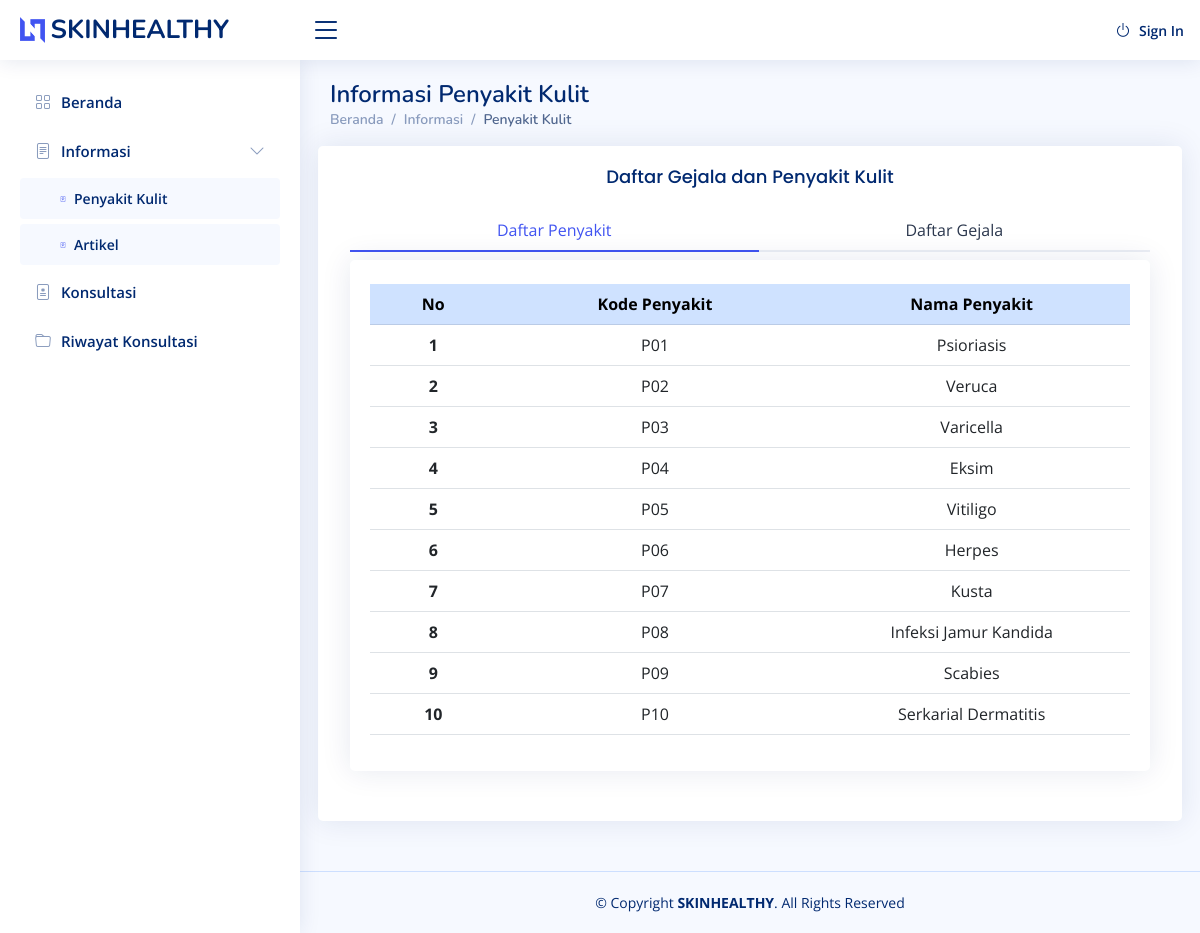
The app's page /component/user/informasi-penyakit.php with its own data.
### tables this page shows
CREATE TABLE `penyakit` (
  `kd_penyakit` varchar(4) NOT NULL,
  `nama_penyakit` varchar(64) NOT NULL
);

### component/functions.php (called while the page is built, shortened)
<?php
$conn = mysqli_connect("localhost", "root", "", "penyakit_kulit");
function query($query)
{
	global $conn;
	$result = mysqli_query($conn, $query);
	$rows = [];
	while ($row = mysqli_fetch_assoc($result)) {
		$rows[] = $row;
	}
	return $rows;
}

### component/user/informasi-penyakit.php (the view, shortened to what this page needs)
<?php
require '../functions.php';
?>
<!DOCTYPE html>
<html lang="en">
<head>
  <link href="../../assets/user/vendor/bootstrap/css/bootstrap.min.css" rel="stylesheet">
  <link href="../../assets/user/vendor/bootstrap-icons/bootstrap-icons.css" rel="stylesheet">
  <link href="../../assets/user/css/style.css" rel="stylesheet">
</head>
<body>
  <?php include 'template/navbar.php'; ?>
  <?php include 'template/sidebar.php'; ?>
  <main id="main" class="main">
    <div class="pagetitle">
      <h1>Informasi Penyakit Kulit</h1>
      <nav>
        <ol class="breadcrumb">
          <li class="breadcrumb-item"><a href="../../index.php">Beranda</a></li>
          <li class="breadcrumb-item"><a href="#">Informasi</a></li>
          <li class="breadcrumb-item active">Penyakit Kulit</li>
        </ol>
      </nav>
    </div>
    <section class="section">
      <div class="row">
        <div class="card">
          <div class="card-body">
            <h5 class="card-title text-center">Daftar Gejala dan Penyakit Kulit</h5>
            <ul class="nav nav-tabs nav-tabs-bordered d-flex" id="borderedTabJustified" role="tablist">
              <li class="nav-item flex-fill" role="presentation">
                <button class="nav-link w-100 active" id="penyakit-tab" data-bs-toggle="tab" data-bs-target="#bordered-justified-penyakit" type="button" role="tab" aria-controls="penyakit" aria-selected="true">Daftar Penyakit</button>
              </li>
              <li class="nav-item flex-fill" role="presentation">
                <button class="nav-link w-100" id="gejala-tab" data-bs-toggle="tab" data-bs-target="#bordered-justified-gejala" type="button" role="tab" aria-controls="gejala" aria-selected="false">Daftar Gejala</button>
              </li>
            </ul>
            <div class="tab-content pt-2" id="borderedTabJustifiedContent">
              <div class="tab-pane fade show active" id="bordered-justified-penyakit" role="tabpanel" aria-labelledby="penyakit-tab">
                <div class="card">
                  <div class="card-body">
                    <table class="table mt-4">
                      <thead class="table-primary">
                        <tr class="text-center">
                          <th scope="col">No</th>
                          <th scope="col">Kode Penyakit</th>
                          <th scope="col">Nama Penyakit</th>
                        </tr>
                      </thead>
                      <?php
                      $i = 1;
                      $penyakit = query("SELECT * FROM penyakit");
                      foreach ($penyakit as $data_penyakit) {
                        echo "
                          <tbody>
                            <tr class=\"text-center\">
                              <th class=\"col-md-2 text-center\" scope=\"row\">" . $i . "</th>
                              <td class=\"col-md-5\">" . $data_penyakit["kd_penyakit"] . "</td>
                              <td class=\"col-md-5\">" . $data_penyakit["nama_penyakit"] . "</td>
                            </tr>
                          </tbody>
                          ";
                        $i++;
                      }
                      ?>
                    </table>
                  </div>
                </div>
              </div>
            </div>
          </div>
        </div>
      </div>
    </section>
  </main>
  <?php include 'template/footer.php'; ?>
</body>
</html>

### assets/user/css/style.css (style rules this page uses)
:root { scroll-behavior: smooth; }
body { font-family: "Open Sans", sans-serif; background: #f6f9ff; color: #444444; }
a { color: #4154f1; text-decoration: none; }
h1, h2, h3, h4, h5, h6 { font-family: "Nunito", sans-serif; }
#main { margin-top: 60px; padding: 20px 30px; transition: all 0.3s; }
.pagetitle { margin-bottom: 10px; }
.pagetitle h1 { font-size: 24px; margin-bottom: 0; font-weight: 600; color: #012970; }
.card { margin-bottom: 30px; border: none; border-radius: 5px; box-shadow: 0px 0 30px rgba(1, 41, 112, 0.1); }
.card-title { padding: 20px 0 15px 0; font-size: 18px; font-weight: 500; color: #012970; font-family: "Poppins", sans-serif; }
.card-body { padding: 0 20px 20px 20px; }
.breadcrumb { font-size: 14px; font-family: "Nunito", sans-serif; color: #899bbd; font-weight: 600; }
.breadcrumb a { color: #899bbd; transition: 0.3s; }
.breadcrumb .breadcrumb-item::before { color: #899bbd; }
.breadcrumb .active { color: #51678f; font-weight: 600; }
.nav-tabs-bordered { border-bottom: 2px solid #ebeef4; }
.nav-tabs-bordered .nav-link { margin-bottom: -2px; border: none; color: #2c384e; }
.nav-tabs-bordered .nav-link.active { background-color: #fff; color: #4154f1; border-bottom: 2px solid #4154f1; }
@media (min-width: 1200px) { #main, #footer { margin-left: 300px; } }

### records on screen
penyakit: kd_penyakit "P01", nama_penyakit "Psioriasis"
penyakit: kd_penyakit "P02", nama_penyakit "Veruca"
penyakit: kd_penyakit "P03", nama_penyakit "Varicella"
penyakit: kd_penyakit "P04", nama_penyakit "Eksim"
penyakit: kd_penyakit "P05", nama_penyakit "Vitiligo"
penyakit: kd_penyakit "P06", nama_penyakit "Herpes"
penyakit: kd_penyakit "P07", nama_penyakit "Kusta"
penyakit: kd_penyakit "P08", nama_penyakit "Infeksi Jamur Kandida"
penyakit: kd_penyakit "P09", nama_penyakit "Scabies"
penyakit: kd_penyakit "P10", nama_penyakit "Serkarial Dermatitis"

### other values on screen
$menu['label'] "Informasi"
$submenu['label'] "Penyakit Kulit"
$submenu['label'] "Artikel"
$menu['label'] "Konsultasi"
$menu['label'] "Riwayat Konsultasi"
